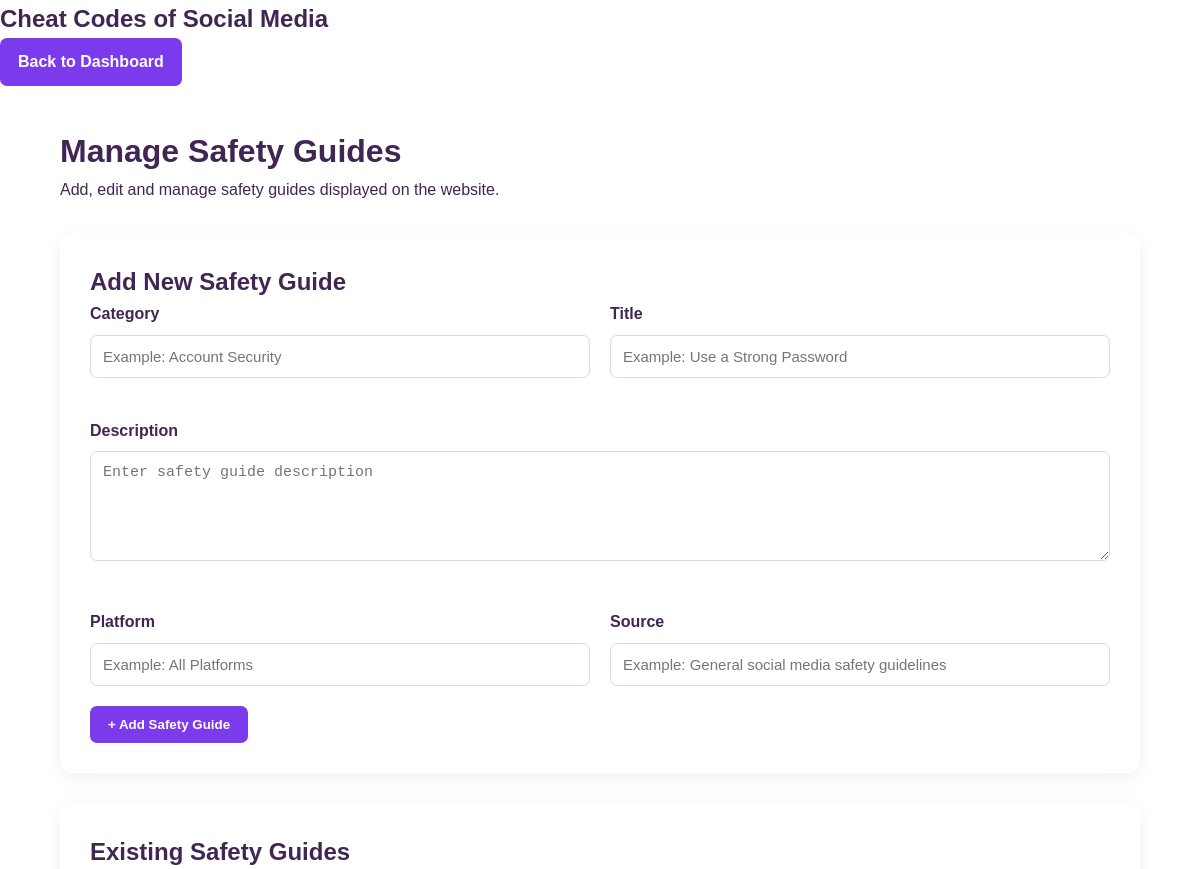
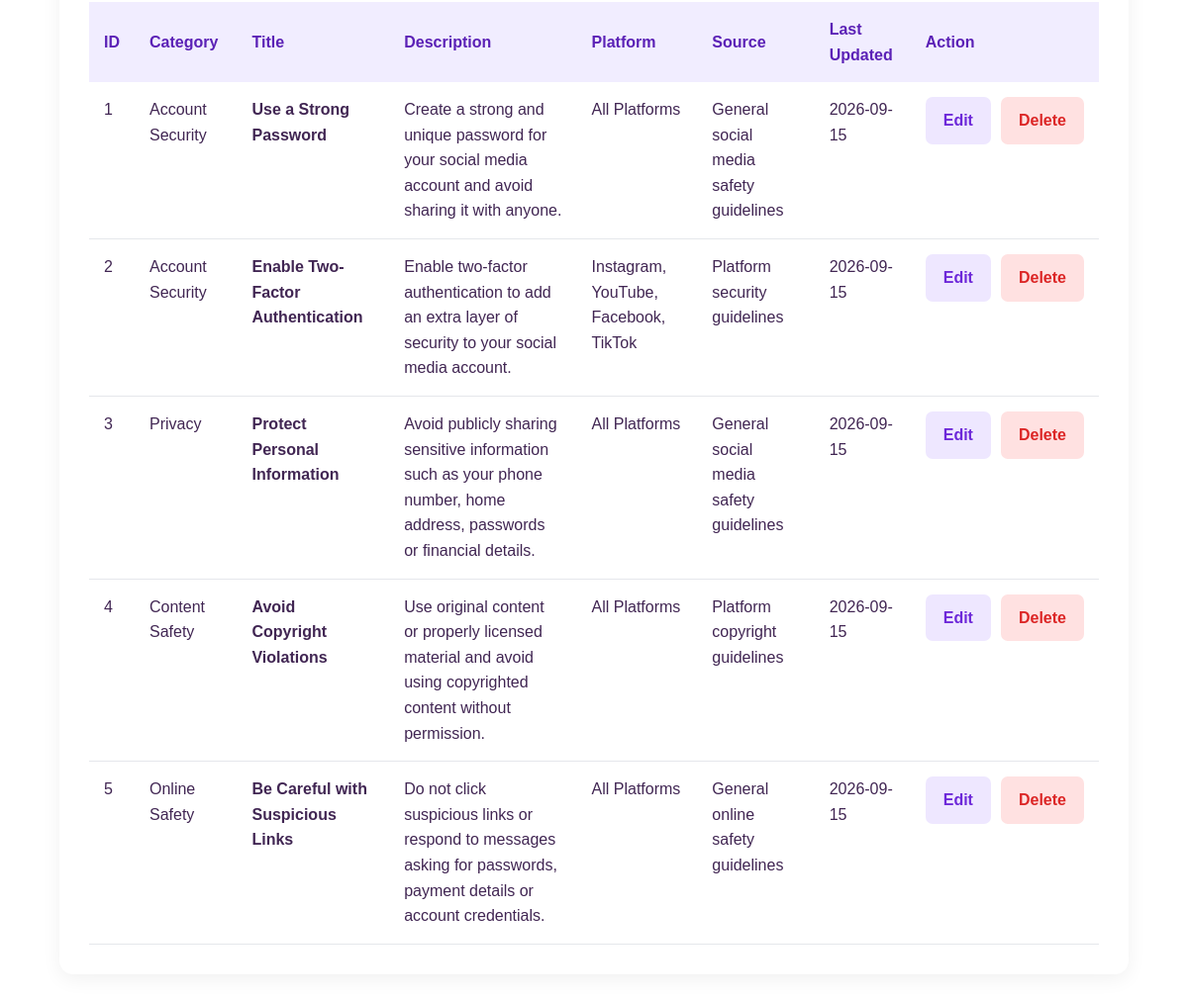
The app's page /admin/manage_safety.php (signed in) with its own data (2 pictures, top to bottom).
### tables this page shows
CREATE TABLE `safety_guides` (
  `guide_id` int(11) NOT NULL,
  `category` varchar(100) NOT NULL,
  `title` varchar(150) NOT NULL,
  `description` text NOT NULL,
  `platform` varchar(100) NOT NULL,
  `source` varchar(255) NOT NULL,
  `last_updated` date NOT NULL
);

### admin/manage_safety.php (the view, shortened to what this page needs)
<?php
require_once "../config/database.php";
$edit_safety = null;
$result = $conn->query("
    SELECT *
    FROM safety_guides
    ORDER BY guide_id ASC
");
?>
<!DOCTYPE html>
<html lang="en">
<head>
    <link rel="stylesheet" href="../css/style.css">
</head>
<body>
<header>
    <div class="container">
        <h2>
            Cheat Codes <span>of Social Media</span>
        </h2>
        <a href="dashboard.php" class="btn btn-primary">
            Back to Dashboard
        </a>
    </div>
</header>
<div class="admin-container">
    <div class="admin-header">
        <div>
            <h1>Manage Safety Guides</h1>
            <p>
                Add, edit and manage safety guides displayed on the website.
            </p>
        </div>
    </div>
    <div class="form-card">
        <?php if ($edit_safety): ?>
            <h2>Edit Safety Guide</h2>
            <form method="POST">
                <input
                    type="hidden"
                    name="guide_id"
                    value="<?php echo $edit_safety['guide_id']; ?>"
                >
                <div class="form-grid">
                    <div class="form-group">
                        <label>Category</label>
                        <input
                            type="text"
                            name="category"
                            value="<?php echo htmlspecialchars($edit_safety['category']); ?>"
                            required
                        >
                    </div>
                    <div class="form-group">
                        <label>Title</label>
                        <input
                            type="text"
                            name="title"
                            value="<?php echo htmlspecialchars($edit_safety['title']); ?>"
                            required
                        >
                    </div>
                    <div class="form-group full">
                        <label>Description</label>
                        <textarea
                            name="description"
                            required
                        ><?php echo htmlspecialchars($edit_safety['description']); ?></textarea>
                    </div>
                    <div class="form-group">
                        <label>Platform</label>
                        <input
                            type="text"
                            name="platform"
                            value="<?php echo htmlspecialchars($edit_safety['platform']); ?>"
                            required
                        >
                    </div>
                    <div class="form-group">
                        <label>Source</label>
                        <input
                            type="text"
                            name="source"
                            value="<?php echo htmlspecialchars($edit_safety['source']); ?>"
                            required
                        >
                    </div>
                </div>
                <button
                    type="submit"
                    name="update_safety"
                    class="btn btn-primary"
                >
                    Update Safety Guide
                </button>
                <a
                    href="manage_safety.php"
                    class="btn btn-secondary"
                >
                    Cancel
                </a>
            </form>
        <?php else: ?>
            <h2>Add New Safety Guide</h2>
            <form method="POST">
                <div class="form-grid">
                    <div class="form-group">
                        <label>Category</label>
                        <input
                            type="text"
                            name="category"
                            placeholder="Example: Account Security"
                            required
                        >
                    </div>
                    <div class="form-group">
                        <label>Title</label>
                        <input
                            type="text"
                            name="title"
                            placeholder="Example: Use a Strong Password"
                            required
                        >
                    </div>
                    <div class="form-group full">
                        <label>Description</label>
                        <textarea
                            name="description"
                            placeholder="Enter safety guide description"
                            required
                        ></textarea>
                    </div>
                    <div class="form-group">
                        <label>Platform</label>
                        <input
                            type="text"
                            name="platform"
                            placeholder="Example: All Platforms"
                            required
                        >
                    </div>
                    <div class="form-group">
                        <label>Source</label>
                        <input
                            type="text"
                            name="source"
                            placeholder="Example: General social media safety guidelines"
                            required
                        >
                    </div>
                </div>
                <button
                    type="submit"
                    name="add_safety"
                    class="btn btn-primary"
                >
                    + Add Safety Guide
                </button>
            </form>
        <?php endif; ?>
    </div>
    <div class="table-card">
        <h2>Existing Safety Guides</h2>
        <div class="table-wrapper">
            <table>
                <thead>
                    <tr>
                        <th>ID</th>
                        <th>Category</th>
                        <th>Title</th>
                        <th>Description</th>
                        <th>Platform</th>
                        <th>Source</th>
                        <th>Last Updated</th>
                        <th>Action</th>
                    </tr>
                </thead>
                <tbody>
                    <?php while ($row = $result->fetch_assoc()): ?>
                        <tr>
                            <td>
                                <?php echo $row['guide_id']; ?>
                            </td>
                            <td>
                                <?php echo htmlspecialchars($row['category']); ?>
                            </td>
                            <td>
                                <strong>
                                    <?php echo htmlspecialchars($row['title']); ?>
                                </strong>
                            </td>
                            <td>
                                <?php echo htmlspecialchars($row['description']); ?>
                            </td>
                            <td>
                                <?php echo htmlspecialchars($row['platform']); ?>
                            </td>
                            <td>
                                <?php echo htmlspecialchars($row['source']); ?>
                            </td>
                            <td>
                                <?php echo htmlspecialchars($row['last_updated']); ?>
                            </td>
                            <td>
                                <div class="action-buttons">
                                    <a
                                        class="btn btn-edit"
                                        href="manage_safety.php?edit=<?php echo $row['guide_id']; ?>"
                                    >
                                        Edit
                                    </a>
                                    <a
                                        class="btn btn-delete"
                                        href="manage_safety.php?delete=<?php echo $row['guide_id']; ?>"
                                        onclick="return confirm('Are you sure you want to delete this safety guide?');"
                                    >
                                        Delete
                                    </a>
                                </div>
                            </td>
                        </tr>
                    <?php endwhile; ?>
                </tbody>
            </table>
        </div>
    </div>
</div>
</body>
</html>

### css/style.css (style rules this page uses)
* { margin: 0; padding: 0; box-sizing: border-box; }
body { font-family: Arial, sans-serif; background: #ffffff; color: #412653; line-height: 1.6; }
.btn { display: inline-block; padding: 13px 24px; border-radius: 6px; text-decoration: none; font-weight: bold; transition: 0.2s; }

### admin/manage_safety.php (style rules this page uses)
.admin-container { width: 90%; max-width: 1500px; margin: 40px auto; }
.admin-header { display: flex; justify-content: space-between; align-items: center; margin-bottom: 30px; }
.form-card, .table-card { background: white; padding: 30px; border-radius: 14px; box-shadow: 0 5px 20px rgba(0,0,0,0.06); margin-bottom: 30px; }
.form-card h2, .table-card h2 { margin-top: 0; }
.form-grid { display: grid; grid-template-columns: 1fr 1fr; gap: 20px; }
.form-group { margin-bottom: 20px; }
.form-group.full { grid-column: 1 / -1; }
.form-group label { display: block; font-weight: bold; margin-bottom: 8px; }
.form-group input, .form-group textarea { width: 100%; padding: 12px; border: 1px solid #d5d9e2; border-radius: 7px; box-sizing: border-box; font-size: 15px; }
.form-group textarea { min-height: 110px; resize: vertical; }
.btn { display: inline-block; padding: 11px 18px; border: none; border-radius: 7px; text-decoration: none; cursor: pointer; font-weight: bold; }
.btn-primary { background: #7c3aed; color: white; }
.btn-edit { background: #eee7ff; color: #6d28d9; }
.btn-delete { background: #ffe1e1; color: #dc2626; }
.action-buttons { display: flex; gap: 10px; }
.table-wrapper { overflow-x: auto; }
table { width: 100%; border-collapse: collapse; }
th { background: #f1edff; color: #5b21b6; text-align: left; padding: 15px; }
td { padding: 15px; border-bottom: 1px solid #e5e7eb; vertical-align: top; }

### records on screen
safety_guides: guide_id "1", category "Account Security", title "Use a Strong Password", description "Create a strong and unique password for your social media account and avoid sharing it with anyone.", platform "All Platforms", source "General social media safety guidelines", last_updated "2026-09-15"
safety_guides: guide_id "2", category "Account Security", title "Enable Two-Factor Authentication", description "Enable two-factor authentication to add an extra layer of security to your social media account.", platform "Instagram, YouTube, Facebook, TikTok", source "Platform security guidelines", last_updated "2026-09-15"
safety_guides: guide_id "3", category "Privacy", title "Protect Personal Information", description "Avoid publicly sharing sensitive information such as your phone number, home address, passwords or financial details.", platform "All Platforms", source "General social media safety guidelines", last_updated "2026-09-15"
safety_guides: guide_id "4", category "Content Safety", title "Avoid Copyright Violations", description "Use original content or properly licensed material and avoid using copyrighted content without permission.", platform "All Platforms", source "Platform copyright guidelines", last_updated "2026-09-15"
safety_guides: guide_id "5", category "Online Safety", title "Be Careful with Suspicious Links", description "Do not click suspicious links or respond to messages asking for passwords, payment details or account credentials.", platform "All Platforms", source "General online safety guidelines", last_updated "2026-09-15"
